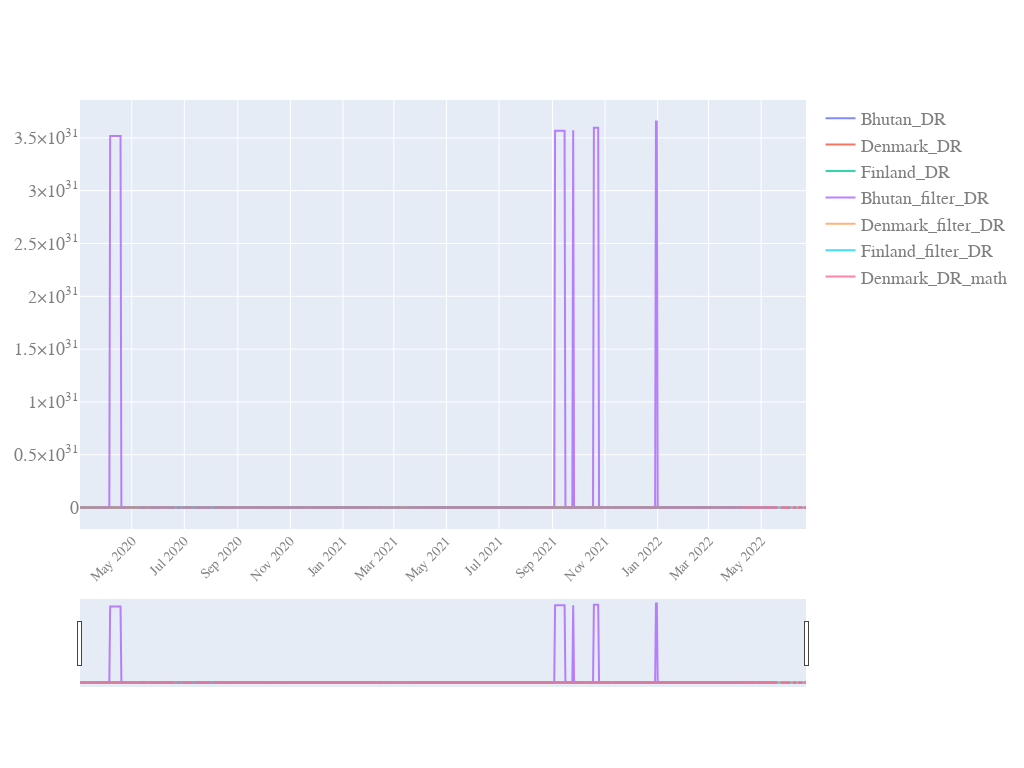

This figure's notebook cell:
### Code cell
start_pos=40
quick_plot(df_analyse_2.date[start_pos:],
           df_analyse_2.iloc[start_pos:,[7,8,9,10,11,12,13]], #
           y_scale='linear',
           slider=True)

### Figure 1 — Plotly figure (JSON) as saved in the notebook; plotly's stock layout.template omitted (floating-point values rounded to 4 significant figures; data arrays with more than 128 entries replaced by an {"elided": "..."} marker saying what was removed)
{"data": [{"name": "Bhutan_DR", "opacity": 0.8, "type": "scatter", "x": {"elided": "843 str values"}, "y": {"elided": "843 float values"}}, {"name": "Denmark_DR", "opacity": 0.8, "type": "scatter", "x": {"elided": "843 str values"}, "y": {"elided": "843 float values"}}, {"name": "Finland_DR", "opacity": 0.8, "type": "scatter", "x": {"elided": "843 str values"}, "y": {"elided": "843 float values"}}, {"name": "Bhutan_filter_DR", "opacity": 0.8, "type": "scatter", "x": {"elided": "843 str values"}, "y": {"elided": "843 float values"}}, {"name": "Denmark_filter_DR", "opacity": 0.8, "type": "scatter", "x": {"elided": "843 str values"}, "y": {"elided": "843 float values"}}, {"name": "Finland_filter_DR", "opacity": 0.8, "type": "scatter", "x": {"elided": "843 str values"}, "y": {"elided": "843 float values"}}, {"name": "Denmark_DR_math", "opacity": 0.8, "type": "scatter", "x": {"elided": "843 str values"}, "y": {"elided": "843 float values"}}], "layout": {"autosize": true, "font": {"color": "#7f7f7f", "family": "PT Sans, monospace", "size": 18}, "height": 768, "width": 1024, "xaxis": {"nticks": 20, "rangeslider": {"visible": true}, "tickangle": -45, "tickfont": {"color": "#7f7f7f", "size": 14}}, "yaxis": {"type": "linear"}}}
